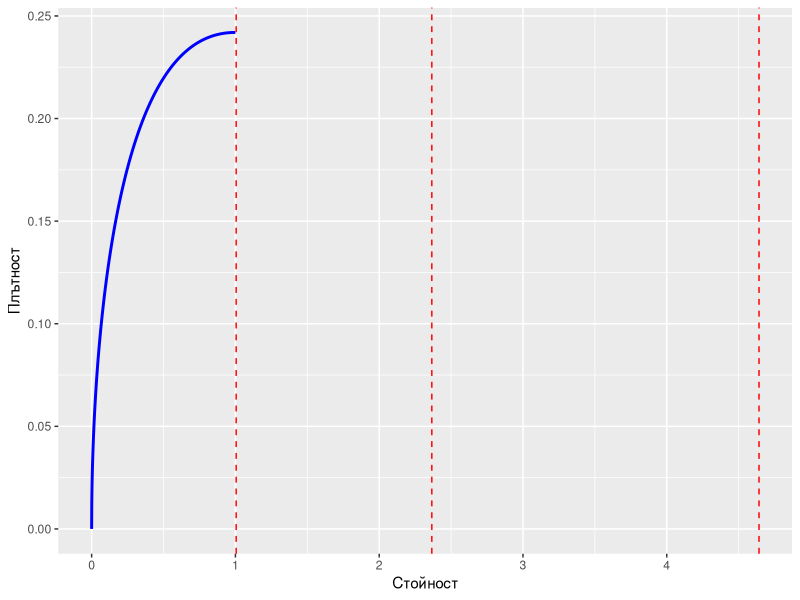
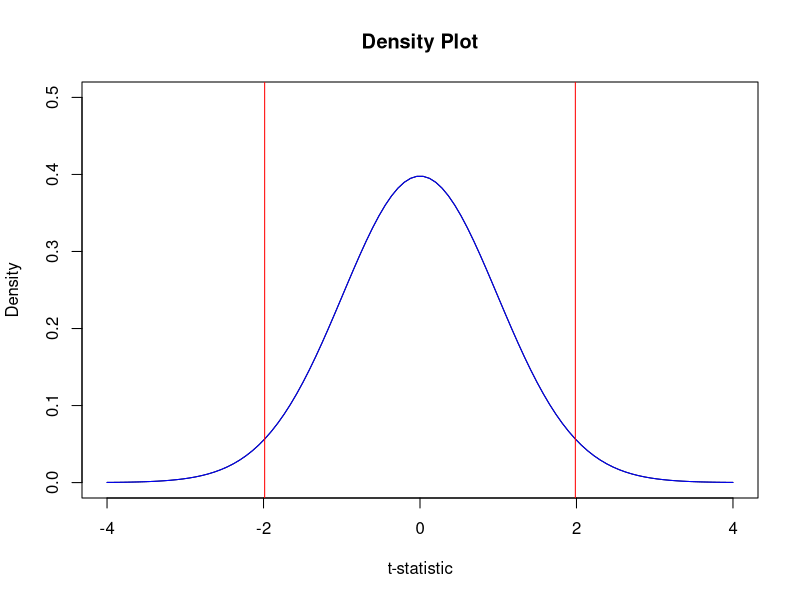
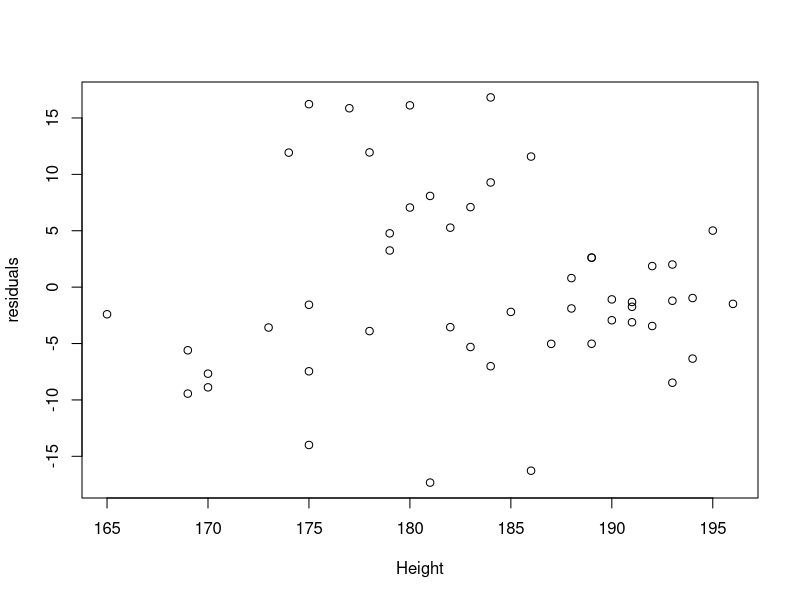
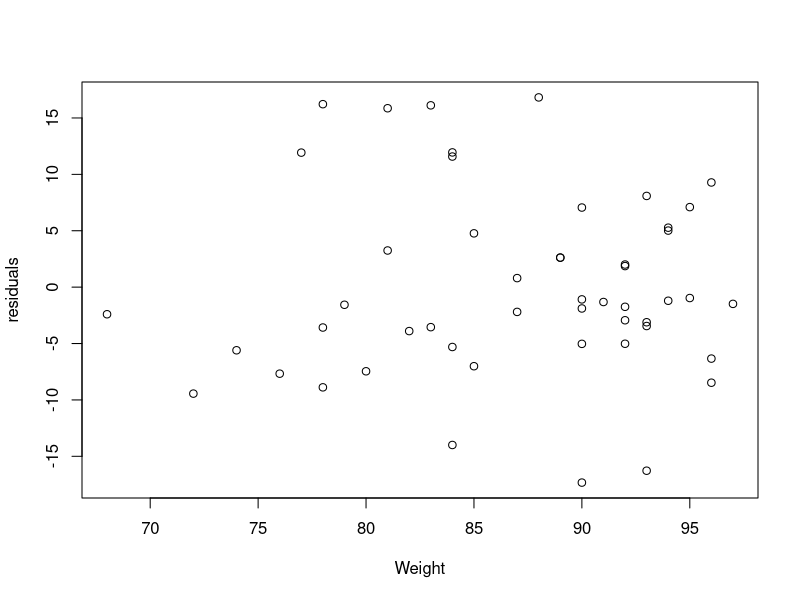

The R source for these figures, in order:
# ф.н. 2MI0700013
# Мая Денева
# Информационни системи 1 група



### Задача 1
# Входни данни
total_count <- 500
desired_ratio <- c(5, 2, 2, 1)
sample_count <- c(267, 91, 103, total_count - 267 - 91 - 103)

# Нормализиране на желаното съотношение
desired_ratio <- desired_ratio / sum(desired_ratio)

# Очаквани бройки ядки в съответствие с желаното съотношение
expected_count <- total_count * desired_ratio

# Хи-квадрат тест за адекватност
chi_sq <- chisq.test(sample_count, p = desired_ratio)

# Отпечатване на резултата от теста
print(chi_sq)


#Формулиране на хипотезите:

# Нулева хипотеза (H₀): Машината смесва ядките в желаното съотношение.
# Алтернативна хипотеза (H₁): Машината не смесва ядките в желаното съотношение.

# p-стойността e 0.2144 -по-малка от зададеното ниво на значимост, това означава, че имаме статистически 
#значими доказателства, че машината не смесва ядките в желаното съотношение. В такъв случай трябва
#да отхвърлим нулевата хипотеза.

library(ggplot2)

# Създаване на данните за разпределението
x <- seq(0, 1, 0.001)
y <- dchisq(x, df = 3)  

# Стойности на критичните квантили (примерни стойности)
critical_quantiles <- c(0.2, 0.5, 0.8)

# Създаване на данните за критичната област
critical_region <- data.frame(x = qchisq(critical_quantiles, df = 3))

# Създаване на графиката
plot <- ggplot(data.frame(x = x, y = y), aes(x = x, y = y)) +
  geom_line(color = "blue", size = 1) +  # Илюстрация на плътността на разпределението в синьо
  geom_vline(data = critical_region, aes(xintercept = x), color = "red", linetype = "dashed") +  # Илюстрация на критичната област в червено
  labs(x = "Стойност", y = "Плътност")  # Заглавия на осите

# Показване на графиката
print(plot)




###Задача 2.
#H₀: Процентът на дефектни елементи при
#използване на робот е равен на процента при сглобяване от човек (p1 = p2).
#H1₁: Процентът на дефектни елементи при използване на робот е по-малък от процента при 
#сглобяване от човек (p1 < p2).
# Входни данни
n_robot <- 500  # Общ брой сглобени елементи от робота
n_defective_robot <- 15  # Брой дефектни елементи от робота
p_human <- 0.035  # Процент дефектни елементи при сглобяване от човек

# Изчисляване на очакваните стойности
expected_defective_robot <- n_robot * p_human

# Изпълнение на теста на пропорции
test_result <- prop.test(n_defective_robot, n_robot, p = p_human, alternative = "less")

# Отпечатване на резултата от теста
print(test_result)

#p-стойността е 0.3132, която е по-голяма от нивото на значимост α = 0.03. 
#Това означава, че нямаме достатъчно статистически доказателства, за да заключим, че процентът на дефектни елементи при 
#използване на робот е по-малък от процента при сглобяване от човек.



###Задача 3.
# Входни данни
x <- c(30208.61, 30031.48, 31369.72, 30423.30, 28508.69, 30909.14, 29951.86,
       29651.07, 30092.92, 28934.14, 29548.45, 28838.97, 30333.31, 30535.98,
       31070.35, 31016.58, 28130.97, 29661.08, 30401.63, 31377.73, 29469.36,
       30411.83, 29530.51, 29803.23, 29491.12, 30340.85, 30239.38, 29328.12,
       30892.51, 31095.85, 30180.62, 28347.43, 30056.37, 30103.87, 29520.86,
       30201.51, 32292.90, 30325.08, 30318.04, 30460.16, 30902.91, 29832.22,
       31682.61, 30667.66, 31644.24, 30333.04, 29248.99, 29039.49)

y <- c(30138.48, 28128.17, 28457.52, 30869.64, 28350.69, 29833.84, 29906.35,
       27893.71, 30651.77, 29306.76, 29694.77, 28871.06, 29111.43, 29633.97,
       27248.59, 29677.19, 27304.51, 28393.82, 29049.14, 28471.64, 29624.78,
       30197.94, 29329.87, 28435.96, 29566.51, 28194.91, 29506.66, 28668.88,
       32377.36, 28764.72, 27153.31, 29129.34, 28193.12, 28103.39, 27355.46,
       29829.73, 30631.48, 29152.45, 30994.12, 30083.63, 29757.24, 28243.70,
       29023.39, 28290.52, 28230.68, 29105.40, 28693.04, 29281.10)

# Проверка за нормалност на разпределението
shapiro_test_x <- shapiro.test(x)
shapiro_test_y <- shapiro.test(y)

# Отпечатване на резултата от теста
print(shapiro_test_x)
print(shapiro_test_y)

##можем да приемем, че данните за изминатото разстояние до износване имат нормално разпределение.

# Двустранен t-тест
t_test <- t.test(x, y, alternative = "greater", var.equal = TRUE)

# Отпечатване на резултата
print(t_test)

# Получената p-стойност от теста е 5.079e-07, което е много по-малко от избраното ниво на значимост от α = 0.03. 
#имаме статистически значими доказателства да отхвърлим нулевата хипотеза и да заключим, 
#че средното изминато разстояние до износване е
#по-голямо при гумите от марка X в сравнение с гумите от марка Y.

#Нулева хипотеза (H0): Средното изминато разстояние до износване е еднакво за гумите от марка X и марка Y.
#Алтернативна хипотеза (H1): Средното изминато разстояние до износване е различно за гумите от марка X и
#марка Y.

#Тук използваме двустранен тест, тъй като искаме да проверим дали има значима разлика в средните
#стойности на изминатото разстояние между гумите от двете марки.

# Perform t-test
t_test <- t.test(x, y)

# Plot density graph of t-distribution
x_vals <- seq(-4, 4, length.out = 100)
y_vals <- dt(x_vals, df = length(x) + length(y) - 2)

plot(x_vals, y_vals, type = "l", xlim = c(-4, 4), ylim = c(0, 0.5), main = "Density Plot", xlab = "t-statistic", ylab = "Density")
lines(x_vals, y_vals, col = "blue")

# Define critical region (two-sided test)
critical_region <- c(qt(0.025, df = length(x) + length(y) - 2), qt(0.975, df = length(x) + length(y) - 2))

# Plot critical region in red
abline(v = critical_region, col = "red")




###Задача 4.

# Входни данни
Height <- c(189, 193, 190, 191, 192, 188, 187, 191, 194, 194, 193, 182, 183,
            191, 192, 193, 195, 196, 189, 186, 188, 189, 185, 190, 184, 179,
            180, 178, 177, 175, 181, 179, 186, 175, 170, 175, 169, 165, 169,
            170, 173, 175, 184, 180, 182, 184, 183, 181, 178, 174)
Weight <- c(89, 92, 90, 91, 93, 87, 90, 93, 96, 95, 94, 83, 84, 92, 92, 96, 94,
            97, 89, 84, 90, 92, 87, 92, 85, 85, 83, 84, 81, 78, 90, 81, 93, 84,
            78, 80, 74, 68, 72, 76, 78, 79, 88, 90, 94, 96, 95, 93, 82, 77)
Hips <- c(112, 112, 110, 111, 113, 107, 112, 115, 115, 117, 116, 102, 101, 113,
          114, 115, 117, 118, 112, 111, 113, 114, 109, 113, 101, 123, 125, 128,
          123, 118, 113, 108, 113, 108, 105, 102, 96, 88, 84, 99, 102, 105,
          134, 140, 146, 152, 150, 149, 104, 112)
ShouldersWidth <- c(40, 42, 39, 39, 40, 37, 40, 41, 42, 42, 41, 37, 38, 41, 42,
                    42, 43, 44, 40, 39, 40, 41, 40, 43, 37, 38, 39, 40, 42, 41,
                    39, 38, 40, 41, 38, 39, 40, 39, 43, 39, 42, 38, 39, 38, 41,
                    42, 39, 38, 43, 42)

# Създаване на данните като data frame
data <- data.frame(Height, Weight, Hips, ShouldersWidth)

## 1.зависимостта на талията от ръста, ширината на раменете и теглото

# Линейна регресия
lm_model <- lm(Hips ~ Height + Weight + ShouldersWidth, data = data)

# Извеждане на резултатите
summary(lm_model)

## 2.коефициентите в уравнението на регресия
coefficients <- coef(lm_model)
print(coefficients)


## 3.

#В модела има няколко фактора, които се считат за зависими, тъй като имат високи VIF 
#(Variance Inflation Factor) стойности:
  
#Height (Ръст) - с коефициент на регресия -2.1382391
#Weight (Тегло) - с коефициент на регресия 3.3699243
#ShouldersWidth (Широчина на раменете) - с коефициент на регресия -0.4725393
#Тези фактори имат влияние върху предсказването на талията (Hips).

## 4.
#За Height (Ръст):
  
#  Нулева хипотеза (H0): Коефициентът на регресия за Height е незначим (равен на 0).
#Алтернативна хипотеза (H1): Коефициентът на регресия за Height е значим (различен от 0).

#За Weight (Тегло):
  
#Нулева хипотеза (H0): Коефициентът на регресия за Weight е незначим (равен на 0).
#Алтернативна хипотеза (H1): Коефициентът на регресия за Weight е значим (различен от 0).

# За ShouldersWidth (Широчина на раменете):
  
#Нулева хипотеза (H0): Коефициентът на регресия за ShouldersWidth е незначим (равен на 0).
#Алтернативна хипотеза (H1): Коефициентът на регресия за ShouldersWidth е значим (различен от 0).


## 5.
summary(lm_model)
#Статистически значими са Height и Weight, тъй като имат по 3 звезди.


## 6. 
#Ще изключим ShouldersWidth от уравнението.
lm_new_model <- lm(Hips ~ Height + Weight, data = data)
summary(lm_new_model)


## 7.
#Taliya = 232.488 - 2.138 * Height + 3.370 * Weight


##8.

Taliya = 232.488 - 2.138 * Height + 3.370 * Weight

# Пресмятане на грешките
errors <- Taliya - predict(lm_model)

# Извеждане на първите 5 грешки
head(errors, 5)

# В този случай, грешките са нулеви, което означава,
#че няма отклонения между прогнозите и реалните стойности за тези наблюдения.


##9. a)
# Perform Shapiro-Wilk test
shapiro_test <- shapiro.test(errors)

# Print the test result
print(shapiro_test)

#p-стойността е по-голяма от нивото на значимост, 
# значи можем да подкрепим хипотезата, че разпределението на грешката е нормално.


## 9. b)
# Perform one-sample t-test
t_test <- t.test(errors, mu = 0)

# Print the test result
print(t_test)

#p-стойността е по-малка от избраното ниво на значимост, 
# значи може да се заключи, че средната стойност на грешката е значимо различна от 0.

## 9. c)
# Изчисляване на остатъците
residuals <- residuals(lm_model)

# Графика на остатъците спрямо значимите фактори
plot(residuals ~ Height, data = data)
plot(residuals ~ Weight, data = data)



## 10.
summary(lm_model)

# Извличане на стандартната грешка
se <- summary(lm_model)$sigma

#стандартната грешка на модела е 8.357


## 11.
# Коефициентът на детерминация е  0.6703


## 13.
#Taliya = 232.488 - 2.138 * Height + 3.370 * Weight
Hips173_85_40 = 232.488 - 2.138 * 173 + 3.370 * 85 - 0.472 * 40;

#130



